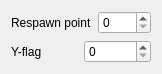
<?xml version="1.0" encoding="UTF-8"?>
<ui version="4.0">
 <class>SetMapEdWidget</class>
 <widget class="QWidget" name="SetMapEdWidget">
  <property name="geometry">
   <rect>
    <x>0</x>
    <y>0</y>
    <width>162</width>
    <height>60</height>
   </rect>
  </property>
  <property name="windowTitle">
   <string>Form</string>
  </property>
  <layout class="QVBoxLayout" name="verticalLayout">
   <item>
    <layout class="QHBoxLayout" name="horizontalLayout_2">
     <item>
      <widget class="QLabel" name="label">
       <property name="text">
        <string>Respawn point</string>
       </property>
      </widget>
     </item>
     <item>
      <widget class="QSpinBox" name="mapNumBox">
       <property name="maximum">
        <number>255</number>
       </property>
      </widget>
     </item>
    </layout>
   </item>
   <item>
    <layout class="QHBoxLayout" name="horizontalLayout">
     <item>
      <widget class="QLabel" name="label_2">
       <property name="text">
        <string>Y-flag</string>
       </property>
      </widget>
     </item>
     <item>
      <widget class="QSpinBox" name="param2Box">
       <property name="maximum">
        <number>255</number>
       </property>
      </widget>
     </item>
    </layout>
   </item>
  </layout>
 </widget>
 <resources/>
 <connections/>
</ui>
